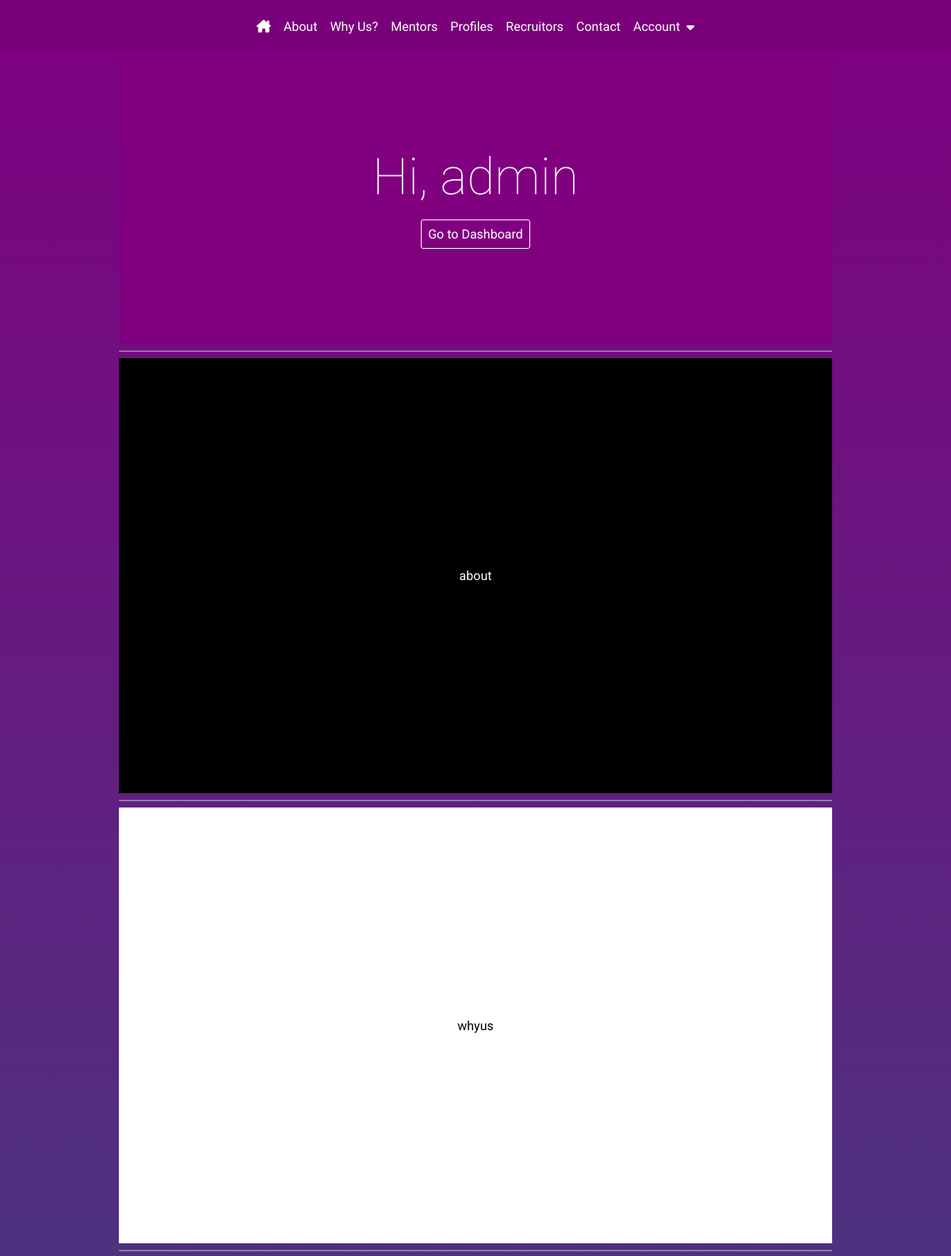
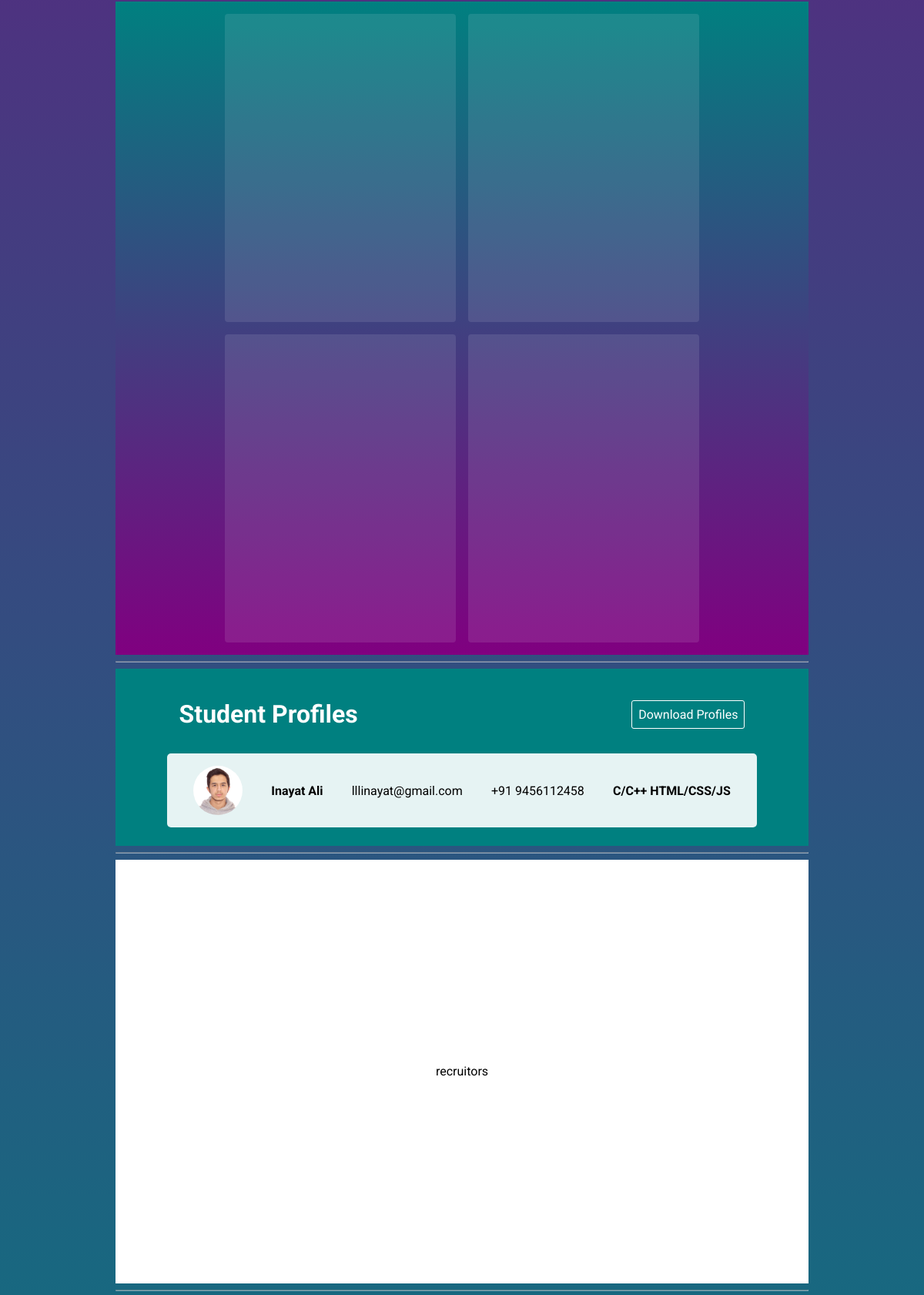
The page / (signed in, upper part) on the database its author committed (2 pictures, top to bottom).
### account/models.py (models this page shows, shortened)
class Account(AbstractBaseUser):
    email = models.EmailField(verbose_name='email', max_length=60, unique=True)
    username = models.CharField(max_length=30, unique=True)
    date_joined = models.DateTimeField(verbose_name='date joined', auto_now_add=True)
    last_login = models.DateTimeField(verbose_name='last login', auto_now=True)
    is_admin = models.BooleanField(default=False)
    is_active = models.BooleanField(default=True)
    is_staff = models.BooleanField(default=False)
    is_superuser = models.BooleanField(default=False)
    USERNAME_FIELD = 'email'
    REQUIRED_FIELDS = ['username']
    objects = AccountManager()

### core/models.py (models this page shows, shortened)
class Student(models.Model):
    GENDER_CHOICES = [
        ('F', 'Female'),
        ('M', 'Male'),
        ('O', 'Other'),
    ]
    batch_year = models.IntegerField()
    graduation_year = models.IntegerField()
    name = models.CharField(max_length=255)
    email = models.EmailField(max_length=255)
    contact_number = models.CharField(max_length=10)
    sex = models.CharField(max_length=1, choices=GENDER_CHOICES)
    skills = models.TextField(max_length=500)
    photo = models.ImageField(null=True)

### core/views.py (the view)
# urls.py: path('', core_views.home_view, name='home'),
def home_view(request):
    students_queryset = Student.objects.all()
    context = {
        'students':students_queryset,
        'date':today,
    }
    return render(request, 'core/index.html', context)

### core/templates/core/index.html (shortened to what this page needs)
{% extends 'base.html' %}
{% block content %}
  {% include 'core/sections/banner.html' %}
  <hr class="separator">
  {% include 'core/sections/about.html' %}
  <hr class="separator">
  {% include 'core/sections/whyus.html' %}
  <hr class="separator">
  {% include 'core/sections/mentors.html' %}
  <hr class="separator">
  {% include 'core/sections/profiles.html' %}
  <hr class="separator">
  {% include 'core/sections/recruitors.html' %}
  <hr class="separator">
{% endblock content %}

### core/templates/core/sections/banner.html
<div {% if request.user.is_authenticated %} class="banner banner-authed" {% else %} class="banner" {% endif %} id="bnr">
  {% if request.user.is_authenticated %}
  <p class="banner-content banner-greeting">Hi, {{request.user.username}}</p>
  <a class="btn btn-secondary" id="banner-btn" href="{% url 'dashboard' %}">Go to Dashboard</a>
  {% else %}
  <h4 class="banner-content">School of Engineering & Technology</h4>
  <p class="banner-content">Placement Brochure {{date.year}}</p>
  <h4 class="banner-content">Central University of Kashmir</h4>
  <a class="btn btn-secondary" id="banner-btn" href="#">Download Brochure</a>
  {% endif %}
</div>

### core/templates/core/sections/profiles.html
{% load static %}
<div class="profiles" id="pfl">
  <div class="profile-header">
    <h1>Student Profiles</h1>
    <a class="btn btn-secondary" href="#pfl">Download Profiles</a>
  </div>
  <div class="profile-content">
    {% if students %}
    {% for student in students %}
      <a href="{% url 'profile-detail' student.pk %}">
      <div class="profile-card">
        <div class="image-container">
          <img src="{{student.photo.url}}" alt="{{student.name}}">
        </div>
        <h4>{{student.name}}</h4>
        <p>{{student.email}}</p>
        <p>+91 {{student.contact_number}}</p>
        <strong>{{student.skills}}</strong>
      </div>
      </a>
    {% endfor %}
    {% else %}
      <h3 id="empty-message">Profiles added will apear here.</h3>
    {% endif %}
  </div>
</div>

### static/css/main.css (style rules this page uses)
* { margin: 0; padding: 0; }
html { scroll-behavior: smooth; }
body { height: 100vh; font-family: 'Roboto', sans-serif; display: flex; justify-content: center; background-image: linear-gradient(purple, teal); background-repeat: no-repeat; background-attachment: fixed; overflow-x: hidden; }
.btn { text-decoration: none; padding: 0.5rem; }
.btn-secondary { color: white; padding: 0.5rem; border: 0.5px solid white; border-radius: 3px; }
.separator { margin-top: 0.5rem; margin-bottom: 0.5rem; opacity: 50%; }

### static/css/banner.css (style rules this page uses)
.banner { width: 100%; min-height: 75%; background-image: linear-gradient(purple, teal); display: flex; flex-direction: column; justify-content: center; align-items: center; text-align: center; gap: 1rem; }
.banner-authed { background-image: linear-gradient(purple, purple); min-height: 50%; }
.banner-content { color: white; }
.banner-greeting { font-weight: lighter; }
.banner p { font-size: 4rem; }

### static/css/profiles.css (style rules this page uses)
.profiles { width: 100%; height: auto; background-color: teal; color: white; display: flex; flex-direction: column; align-items: center; box-sizing: border-box; padding: 1.5rem; gap: 1rem; }
.profile-header { padding: 1rem; box-sizing: border-box; width: 90%; display: flex; justify-content: space-between; align-items: center; }
.profile-content { width: 90%; min-height: 5rem; display: flex; flex-direction: column; gap: 0.5rem; justify-content: center; align-items: center; box-sizing: border-box; }
.profile-content a { width: 100%; text-decoration: none; }
.profile-card { width: 100%; min-height: 4rem; color: black; background-color: rgba(255,255,255,0.9); display: flex; flex-wrap: wrap; justify-content: space-around; align-items: center; box-sizing: border-box; padding: 1rem; border-radius: 5px; }
.image-container { height: 4rem; width:4rem; display: flex; justify-content: center; align-items: center; overflow: hidden; border-radius: 50%; }
.image-container img { flex-shrink: 1; min-width: 100%; min-height: 100%; }

### rows shown on the page
Account: user.username "admin"
Student: photo (picture), name "Inayat Ali", email "lllinayat@gmail.com", contact_number "9456112458", skills "C/C++ HTML/CSS/JS"
